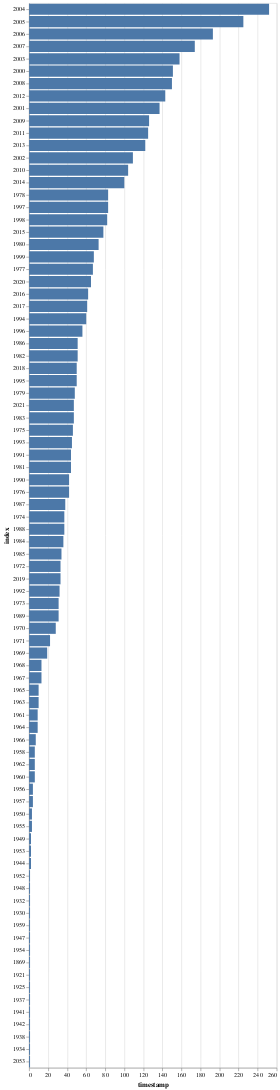

Notebook cell for this chart:
### Code cell
alt.Chart(bf_locations['timestamp'].dt.year.value_counts().reset_index()).mark_bar().encode(
    x='timestamp:Q',
    y=alt.Y('index:O', sort='-x')
)

### Figure 1 — Vega-Lite specification as saved in the notebook (floating-point values rounded to 4 significant figures)
{"config": {"view": {"continuousWidth": 400, "continuousHeight": 300}}, "data": {"name": "data-a17518e55a455d874ddd70d835d331ea"}, "mark": "bar", "encoding": {"x": {"field": "timestamp", "type": "quantitative"}, "y": {"field": "index", "sort": "-x", "type": "ordinal"}}, "$schema": "https://vega.github.io/schema/vega-lite/v4.17.0.json", "datasets": {"data-a17518e55a455d874ddd70d835d331ea": [{"index": 2004, "timestamp": 252}, {"index": 2005, "timestamp": 225}, {"index": 2006, "timestamp": 193}, {"index": 2007, "timestamp": 174}, {"index": 2003, "timestamp": 158}, {"index": 2000, "timestamp": 151}, {"index": 2008, "timestamp": 150}, {"index": 2012, "timestamp": 143}, {"index": 2001, "timestamp": 137}, {"index": 2009, "timestamp": 126}, {"index": 2011, "timestamp": 125}, {"index": 2013, "timestamp": 122}, {"index": 2002, "timestamp": 109}, {"index": 2010, "timestamp": 104}, {"index": 2014, "timestamp": 100}, {"index": 1978, "timestamp": 83}, {"index": 1997, "timestamp": 83}, {"index": 1998, "timestamp": 82}, {"index": 2015, "timestamp": 78}, {"index": 1980, "timestamp": 73}, {"index": 1999, "timestamp": 68}, {"index": 1977, "timestamp": 67}, {"index": 2020, "timestamp": 65}, {"index": 2016, "timestamp": 62}, {"index": 2017, "timestamp": 61}, {"index": 1994, "timestamp": 60}, {"index": 1996, "timestamp": 56}, {"index": 1986, "timestamp": 51}, {"index": 1982, "timestamp": 51}, {"index": 2018, "timestamp": 50}, {"index": 1995, "timestamp": 50}, {"index": 1979, "timestamp": 48}, {"index": 2021, "timestamp": 47}, {"index": 1983, "timestamp": 47}, {"index": 1975, "timestamp": 46}, {"index": 1993, "timestamp": 45}, {"index": 1991, "timestamp": 44}, {"index": 1981, "timestamp": 44}, {"index": 1990, "timestamp": 42}, {"index": 1976, "timestamp": 42}, {"index": 1987, "timestamp": 38}, {"index": 1974, "timestamp": 37}, {"index": 1988, "timestamp": 37}, {"index": 1984, "timestamp": 36}, {"index": 1985, "timestamp": 34}, {"index": 1972, "timestamp": 33}, {"index": 2019, "timestamp": 33}, {"index": 1992, "timestamp": 32}, {"index": 1973, "timestamp": 31}, {"index": 1989, "timestamp": 31}, {"index": 1970, "timestamp": 28}, {"index": 1971, "timestamp": 22}, {"index": 1969, "timestamp": 19}, {"index": 1968, "timestamp": 13}, {"index": 1967, "timestamp": 13}, {"index": 1965, "timestamp": 10}, {"index": 1963, "timestamp": 10}, {"index": 1961, "timestamp": 9}, {"index": 1964, "timestamp": 9}, {"index": 1966, "timestamp": 7}, {"index": 1958, "timestamp": 6}, {"index": 1962, "timestamp": 6}, {"index": 1960, "timestamp": 6}, {"index": 1956, "timestamp": 4}, {"index": 1957, "timestamp": 4}, {"index": 1950, "timestamp": 3}, {"index": 1955, "timestamp": 3}, {"index": 1949, "timestamp": 2}, {"index": 1953, "timestamp": 2}, {"index": 1944, "timestamp": 2}, {"index": 1952, "timestamp": 1}, {"index": 1948, "timestamp": 1}, {"index": 1932, "timestamp": 1}, {"index": 1930, "timestamp": 1}, {"index": 1959, "timestamp": 1}, {"index": 1947, "timestamp": 1}, {"index": 1954, "timestamp": 1}, {"index": 1869, "timestamp": 1}, {"index": 1921, "timestamp": 1}, {"index": 1925, "timestamp": 1}, {"index": 1937, "timestamp": 1}, {"index": 1941, "timestamp": 1}, {"index": 1942, "timestamp": 1}, {"index": 1938, "timestamp": 1}, {"index": 1934, "timestamp": 1}, {"index": 2053, "timestamp": 1}]}}
